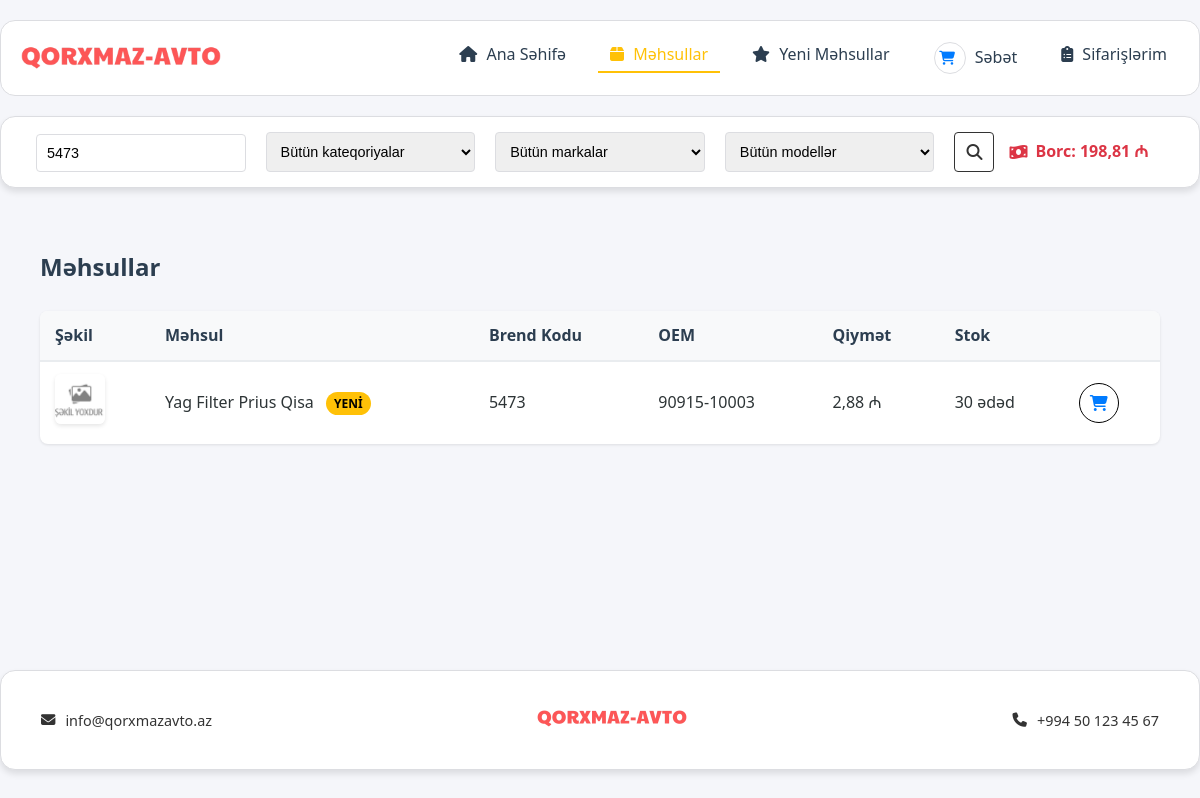
The page /products/?search=5473 (signed in) on the database its author committed.
### home/models.py (models this page shows, shortened)
class Mehsul(models.Model):
    adi = models.CharField(max_length=100)
    kateqoriya = models.ForeignKey(Kateqoriya,on_delete=models.CASCADE, null=True, blank=True)
    firma = models.ForeignKey(Firma,on_delete=models.CASCADE)
    avtomobil = models.ForeignKey(Avtomobil,on_delete=models.CASCADE)
    brend_kod = models.CharField(max_length=100)
    oem = models.CharField(max_length=100)
    olcu = models.CharField(max_length=50,null=True,blank=True)
    vitrin = models.CharField(max_length=100,null=True,blank=True)
    maya_qiymet = models.DecimalField(max_digits=10, decimal_places=2)
    qiymet = models.DecimalField(max_digits=10, decimal_places=2)
    stok = models.IntegerField()
    kodlar = models.TextField(null=True,blank=True)
    melumat = models.TextField(null=True, blank=True)
    sekil = models.ImageField(upload_to='mehsul_sekilleri', default='mehsul_sekilleri/no_image.jpg',null=True, blank=True)
    yenidir = models.BooleanField(default=False)
    class Meta:
        verbose_name = 'Məhsul'
        verbose_name_plural = 'Məhsullar'

### home/views.py (the view)
# urls.py: path('products/', views.products_view, name='products'),
@login_required
def products_view(request):
    search_query = request.GET.get('search', '')
    kateqoriya = request.GET.get('kateqoriya', '')
    firma = request.GET.get('firma', '')
    avtomobil = request.GET.get('avtomobil', '')
    mehsullar = Mehsul.objects.all().order_by('-id')  # Ən son əlavə edilən məhsullardan başla
    if search_query:
        clean_search = re.sub(r'[^a-zA-Z0-9]', '', search_query)
        if clean_search:  # Əgər təmizlənmiş axtarış mətni boş deyilsə
            mehsullar = mehsullar.filter(kodlar__icontains=clean_search)
    if kateqoriya:
        mehsullar = mehsullar.filter(kateqoriya__adi=kateqoriya)
    if firma:
        mehsullar = mehsullar.filter(firma__adi=firma)
    if avtomobil:
        mehsullar = mehsullar.filter(avtomobil__adi=avtomobil)
    kateqoriyalar = Kateqoriya.objects.all()
    firmalar = Firma.objects.all()
    avtomobiller = Avtomobil.objects.all()
    return render(request, 'products.html', {
        'mehsullar': mehsullar,
        'kateqoriyalar': kateqoriyalar,
        'firmalar': firmalar,
        'avtomobiller': avtomobiller,
        'search_query': search_query,
        'selected_kateqoriya': kateqoriya,
        'selected_firma': firma,
        'selected_avtomobil': avtomobil
    })

### home/models.py (called while the page is built)
    @property
    def qaliq_borc(self):
        return self.umumi_mebleg - self.odenilen_mebleg

    @classmethod
    def get_order_statistics(cls, user):
        sifarisler = cls.objects.filter(istifadeci=user)
        return {
            'umumi_sifaris_sayi': sifarisler.count(),
            'umumi_mebleg': sum(sifaris.umumi_mebleg for sifaris in sifarisler),
            'umumi_odenilen': sum(sifaris.odenilen_mebleg for sifaris in sifarisler),
            'umumi_borc': sum(sifaris.qaliq_borc for sifaris in sifarisler)
        }

### templates/products.html (shortened to what this page needs)
{% extends 'base.html' %}
{% load static %}
{% block content %}
<div class="container">
    <h2>Məhsullar</h2>
    <div class="table-container">
        <table class="table">
            <thead>
                <tr>
                    <th>Şəkil</th>
                    <th>Məhsul</th>
                    <th>Brend Kodu</th>
                    <th>OEM</th>
                    <th>Qiymət</th>
                    <th>Stok</th>
                    <th></th>
                </tr>
            </thead>
            <tbody>
                {% for mehsul in mehsullar %}
                <tr>
                    <td><img src="{{ mehsul.sekil.url }}" alt="{{ mehsul.adi }}" class="product-image"></td>
                    <td>
                        {{ mehsul.adi }}
                        {% if mehsul.yenidir %}
                        <span class="new-badge">Yeni</span>
                        {% endif %}
                    </td>
                    <td>{{ mehsul.brend_kod }}</td>
                    <td>{{ mehsul.oem }}</td>
                    <td>{{ mehsul.qiymet }} ₼</td>
                    <td>{{ mehsul.stok }} ədəd</td>
                    <td>
                        <button type="button"
                                class="cart-add-btn"
                                onclick="openQuantityModal({{ mehsul.id }}, {{ mehsul.stok }})">
                            <i class="fas fa-shopping-cart"></i>
                        </button>
                    </td>
                </tr>
                {% endfor %}
            </tbody>
        </table>
    </div>
</div>
{% endblock %}

### static/css/base.css (style rules this page uses)
:root { --primary-color: #2c3e50; --secondary-color: #3498db; --accent-color: #e74c3c; --text-color: #333; --light-gray: #f5f6fa; --border-color: #dcdde1; --container-width: 1200px; }
* { margin: 0; padding: 0; box-sizing: border-box; }
body { font-family: 'Segoe UI', Tahoma, Geneva, Verdana, sans-serif; line-height: 1.6; color: var(--text-color); background-color: var(--light-gray); }
.container { max-width: 1200px; margin: 0 auto; padding: 0 20px; }
.table-container { background: #fff; border-radius: 8px; box-shadow: 0 1px 3px rgba(0, 0, 0, 0.1); margin: 1rem 0; overflow: hidden; }
.table { width: 100%; border-collapse: separate; border-spacing: 0; margin: 0; }
.table thead th { background: #f8f9fa; color: #2c3e50; font-weight: 600; padding: 12px 15px; text-align: left; border-bottom: 2px solid #e9ecef; white-space: nowrap; }
.table tbody tr { transition: all 0.2s ease; }
.table td { padding: 12px 15px; border-bottom: 1px solid #e9ecef; color: #2d3436; vertical-align: middle; }
.table tbody tr:last-child td { border-bottom: none; }
.table .product-image { width: 50px; height: 50px; border-radius: 6px; object-fit: cover; box-shadow: 0 2px 4px rgba(0, 0, 0, 0.1); }
.product-image { width: 60px; height: 60px; object-fit: cover; border-radius: 4px; cursor: pointer; transition: box-shadow 0.3s ease; }
.container > h2 { color: #2c3e50; font-size: 1.5rem; margin-bottom: 1.5rem; font-weight: 600; }
.cart-add-btn { border: 1px solid #000; border-radius: 50%; width: 40px; height: 40px; background-color: white; cursor: pointer; display: flex; align-items: center; justify-content: center; transition: all 0.3s ease; }
.cart-add-btn i { color: #007bff; font-size: 16px; }
.product-image { width: 100%; height: 200px; overflow: hidden; position: relative; }
.new-badge { display: inline-block; background-color: #ffc107; color: #000; padding: 2px 8px; border-radius: 12px; font-size: 12px; font-weight: bold; margin-left: 8px; text-transform: uppercase; animation: pulse 2s infinite; }

### rows shown on the page
Mehsul: sekil (placeholder picture), adi "Yag Filter Prius Qisa", yenidir "YENI", brend_kod "5473", oem "90915-10003", qiymet "2,88", stok "30"

### other values the page prints
{{ request.statistics.umumi_borc }} "198,81"
